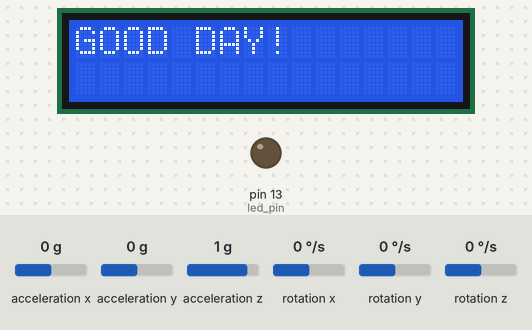
Bench run of a sketch on a simulated Arduino Uno, built with avr-gcc and run on an emulated ATmega328P. Parts: 16×2 character LCD, output pins drawn as LEDs (lit = HIGH). Dashed ring = blinking. Inputs (shaded band) come from the test bench; at power-on: acceleration y 0 g, acceleration x 0 g, acceleration z 1 g, rotation x 0 °/s, rotation y 0 °/s, rotation z 0 °/s. No radio packets arrive unless stated; what the sketch prints to the serial monitor is not drawn.

Above: at 2.2 s.
2.3 s: acceleration y set to -0.2 g
3.8 s: acceleration y set to -0.5 g
At 4.7 s:
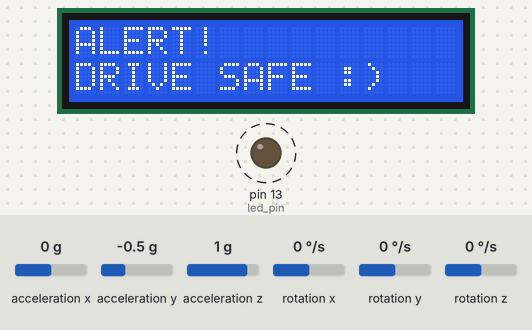
At 11.1 s:
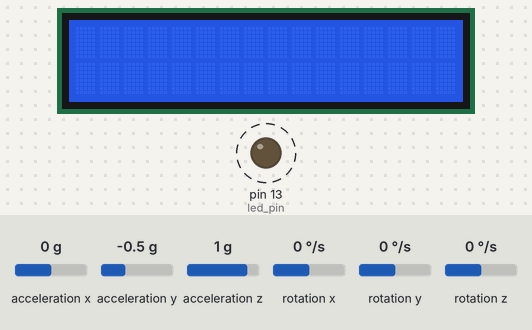
Timing chart, 0 to 12.8 s (numbered marks = the images above; inputs shaded):
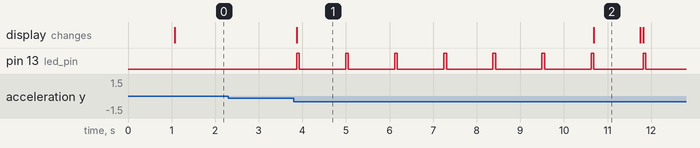

The sketch:

LCD_MPU_TR.ino
```cpp
// Code for setting up the MPU, RF Transmitter and RF Receiver along with the LCD displays

// Including the required libraries
#include "I2Cdev.h"
#include "MPU6050.h"
#include <VirtualWire.h>
#include <LiquidCrystal.h>

// Arduino Wire library is required if I2Cdev I2CDEV_ARDUINO_WIRE implementation
// is used in I2Cdev.h
#if I2CDEV_IMPLEMENTATION == I2CDEV_ARDUINO_WIRE
#include "Wire.h"
#endif
#define OUTPUT_READABLE_ACCELGYRO

// Setting up the gyroscope
MPU6050 accelgyro;

int16_t ax, ay, az;
int16_t gx, gy, gz;

// Setting up the LCD
LiquidCrystal lcd(8, 10, 4, 5, 6, 7);

// Setting up the Transmitter and Receiver
const int led_pin = 13;
const int transmit_pin = 9;
const int receive_pin = 11;
bool accident_bool = false;

// Timeout before resetting the receiver.
int timeout = 15;
int count = 0;

void setup() {
  // join I2C bus (I2Cdev library doesn't do this automatically)
#if I2CDEV_IMPLEMENTATION == I2CDEV_ARDUINO_WIRE
  Wire.begin();
#elif I2CDEV_IMPLEMENTATION == I2CDEV_BUILTIN_FASTWIRE
  Fastwire::setup(400, true);
#endif

  // initialize device
  accelgyro.initialize();

  // Debug message to check setup status.
  delay(1000);
  Serial.begin(9600);
  Serial.println("Setup is complete.");

  // Initialise the IO and ISR
  vw_set_rx_pin(receive_pin);

  // Required for DR3100
  vw_set_ptt_inverted(true);

  // Bits per sec
  vw_setup(2000);

  // Start the receiver PLL running
  vw_rx_start();

  // Setting up the pins
  pinMode(led_pin, OUTPUT);

  lcd.begin(16, 2);
}

//Declare reset function @ address 0
void(* resetFunc) (void) = 0;

void loop() {
  // read raw accel/gyro measurements from device
  accelgyro.getMotion6(&ax, &ay, &az, &gx, &gy, &gz);

  lcd.setCursor(0, 0);
  lcd.print("GOOD DAY!");

  if (abs(ay) > 5000) {
    accident_bool = true;
  }

  // Extracting the received message.
  byte buf[VW_MAX_MESSAGE_LEN];
  byte buflen = VW_MAX_MESSAGE_LEN;

  // Execute code on receiving message.
  if (vw_get_message(buf, &buflen) or accident_bool) {

    // Flash a light to show received good message
    digitalWrite(led_pin, HIGH);

    // Message with a good checksum received, dump it.
    Serial.print("Got: ");

    for (int i = 0; i < buflen; i++) {
      Serial.write(buf[i]);
    }
    Serial.println();
    digitalWrite(led_pin, LOW);

    // Stop receiving the messages and start transmitting
    while (1) {
      // Initialise the Transmit pins
      vw_set_tx_pin(transmit_pin);

      // Required for DR3100
      vw_set_ptt_inverted(true);

      // Bits per sec
      vw_setup(2000);

      // Setting up the length of the message
      const int message_length = 20;

      // Setting up the unique UUID of the vehicle
      char msg[message_length] = {'d', '1', 'f' , '6', 'e', '2', '3', 'f', '-', '4', 'a', 'e', '2', '-', '4', '3', '5', '2', '-', '3'};

      int refresh_count = 0;
      int refresh_limit = 5;

      // On accident, infinite loop is activated.
      while (1) {
        lcd.begin(16, 2);

        lcd.setCursor(0, 0);
        lcd.print("ALERT!");

        lcd.setCursor(0, 1);
        lcd.print("DRIVE SAFE :)");

        // Flash a light to show transmitting
        digitalWrite(led_pin, HIGH);
        vw_send((uint8_t *)msg, message_length);

        // Wait until the whole message is transmitted.
        vw_wait_tx();

        digitalWrite(led_pin, LOW);

        if (refresh_count > refresh_limit) {
          resetFunc();
        }

        refresh_count++;
        delay(1000);
      }
    }

    count += 1;

    if (count == timeout) {
      count = 0;
      digitalWrite(led_pin, LOW);
    }

    delay(1000);
  }
}
```

Measured:
- the behaviour switches between -0.3 and -0.4 g on acceleration y (found by bisection; images 0 and 1)
- after the input at 2.3 s, every drawn part: stays the same
- after the input at 3.8 s, pin 13 (led_pin): alternates HIGH for 0.06 s and LOW for 1.1 s, starting after 0.07 s; the display: changes after 0.07 s (image 1)
